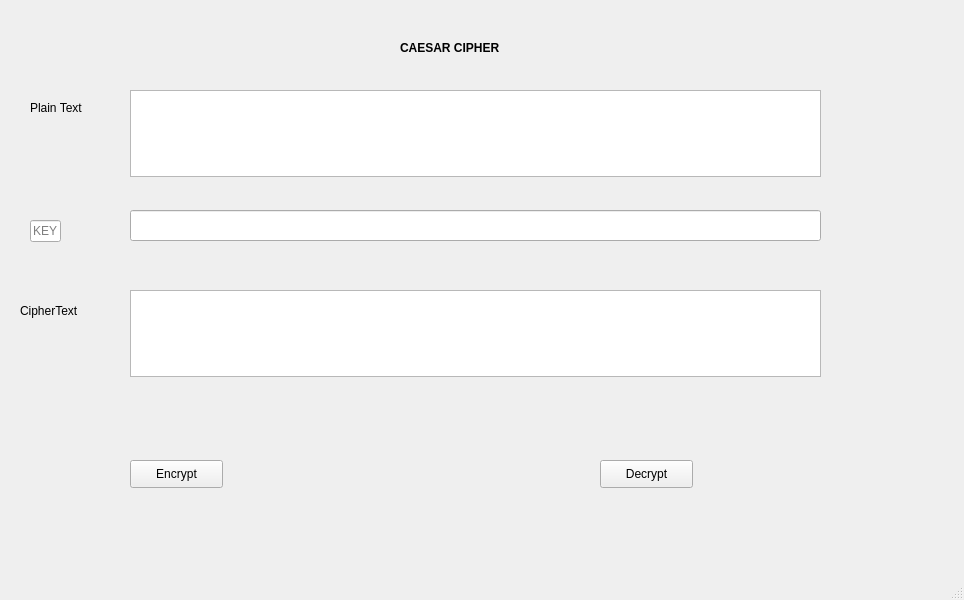
<?xml version="1.0" encoding="UTF-8"?>
<ui version="4.0">
 <class>MainWindow</class>
 <widget class="QMainWindow" name="MainWindow">
  <property name="geometry">
   <rect>
    <x>0</x>
    <y>0</y>
    <width>964</width>
    <height>600</height>
   </rect>
  </property>
  <property name="windowTitle">
   <string>MainWindow</string>
  </property>
  <widget class="QWidget" name="centralwidget">
   <widget class="QLabel" name="txt_plain_text">
    <property name="geometry">
     <rect>
      <x>30</x>
      <y>100</y>
      <width>71</width>
      <height>16</height>
     </rect>
    </property>
    <property name="text">
     <string>Plain Text</string>
    </property>
   </widget>
   <widget class="QLabel" name="txt_cipher_text">
    <property name="geometry">
     <rect>
      <x>20</x>
      <y>300</y>
      <width>71</width>
      <height>21</height>
     </rect>
    </property>
    <property name="text">
     <string>CipherText</string>
    </property>
   </widget>
   <widget class="QTextEdit" name="textEdit">
    <property name="geometry">
     <rect>
      <x>130</x>
      <y>90</y>
      <width>691</width>
      <height>87</height>
     </rect>
    </property>
   </widget>
   <widget class="QLineEdit" name="lineEdit">
    <property name="geometry">
     <rect>
      <x>130</x>
      <y>210</y>
      <width>691</width>
      <height>31</height>
     </rect>
    </property>
   </widget>
   <widget class="QTextEdit" name="textEdit_2">
    <property name="geometry">
     <rect>
      <x>130</x>
      <y>290</y>
      <width>691</width>
      <height>87</height>
     </rect>
    </property>
   </widget>
   <widget class="QPushButton" name="btn_encrypt">
    <property name="geometry">
     <rect>
      <x>130</x>
      <y>460</y>
      <width>93</width>
      <height>28</height>
     </rect>
    </property>
    <property name="text">
     <string>Encrypt</string>
    </property>
   </widget>
   <widget class="QPushButton" name="btn_decrypt">
    <property name="geometry">
     <rect>
      <x>600</x>
      <y>460</y>
      <width>93</width>
      <height>28</height>
     </rect>
    </property>
    <property name="text">
     <string>Decrypt</string>
    </property>
   </widget>
   <widget class="QLabel" name="label">
    <property name="geometry">
     <rect>
      <x>400</x>
      <y>40</y>
      <width>111</width>
      <height>16</height>
     </rect>
    </property>
    <property name="font">
     <font>
      <weight>75</weight>
      <bold>true</bold>
     </font>
    </property>
    <property name="text">
     <string>CAESAR CIPHER</string>
    </property>
   </widget>
   <widget class="QLineEdit" name="txt_key">
    <property name="geometry">
     <rect>
      <x>30</x>
      <y>220</y>
      <width>31</width>
      <height>22</height>
     </rect>
    </property>
    <property name="placeholderText">
     <string>KEY</string>
    </property>
   </widget>
  </widget>
  <widget class="QMenuBar" name="menubar">
   <property name="geometry">
    <rect>
     <x>0</x>
     <y>0</y>
     <width>964</width>
     <height>26</height>
    </rect>
   </property>
  </widget>
  <widget class="QStatusBar" name="statusbar"/>
 </widget>
 <resources/>
 <connections/>
</ui>
